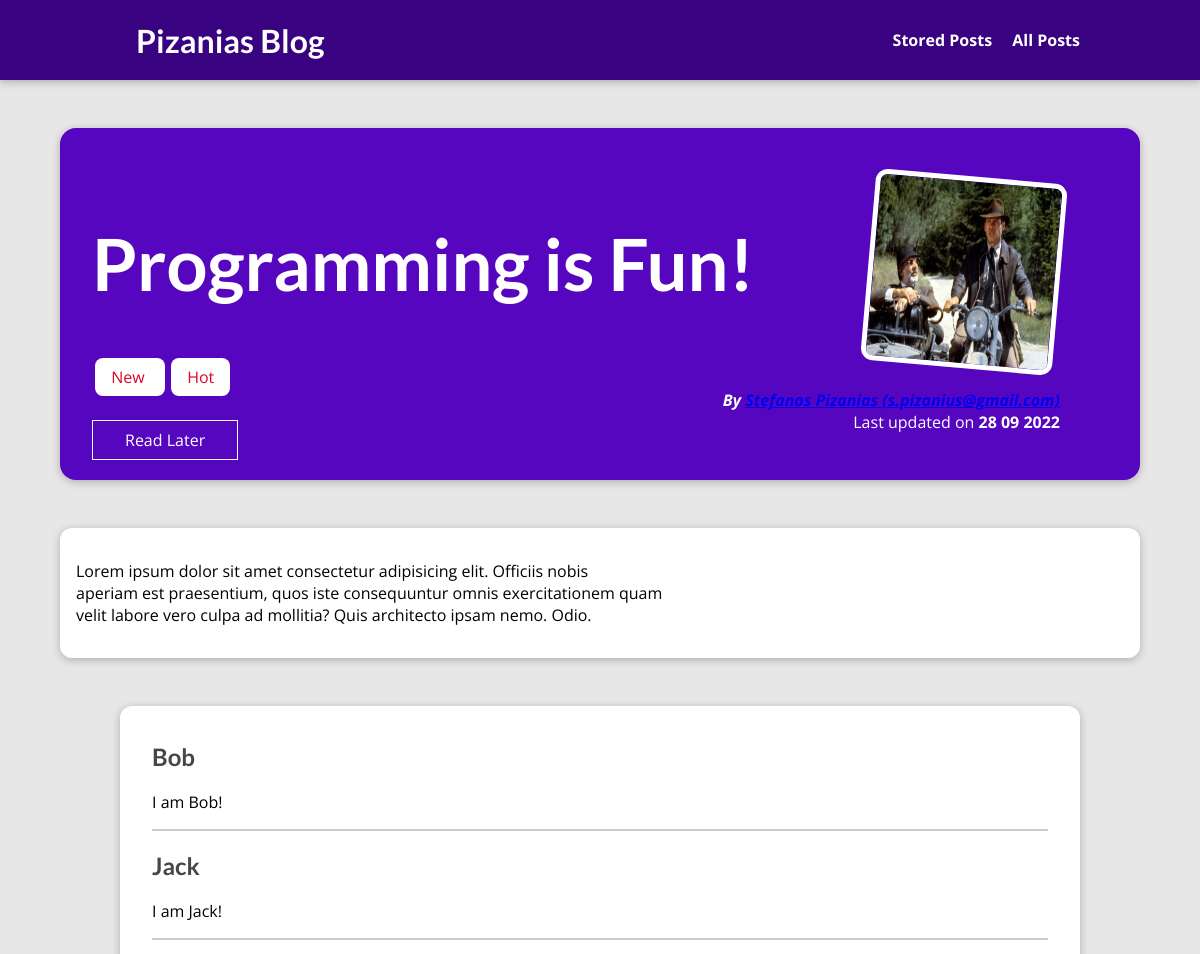
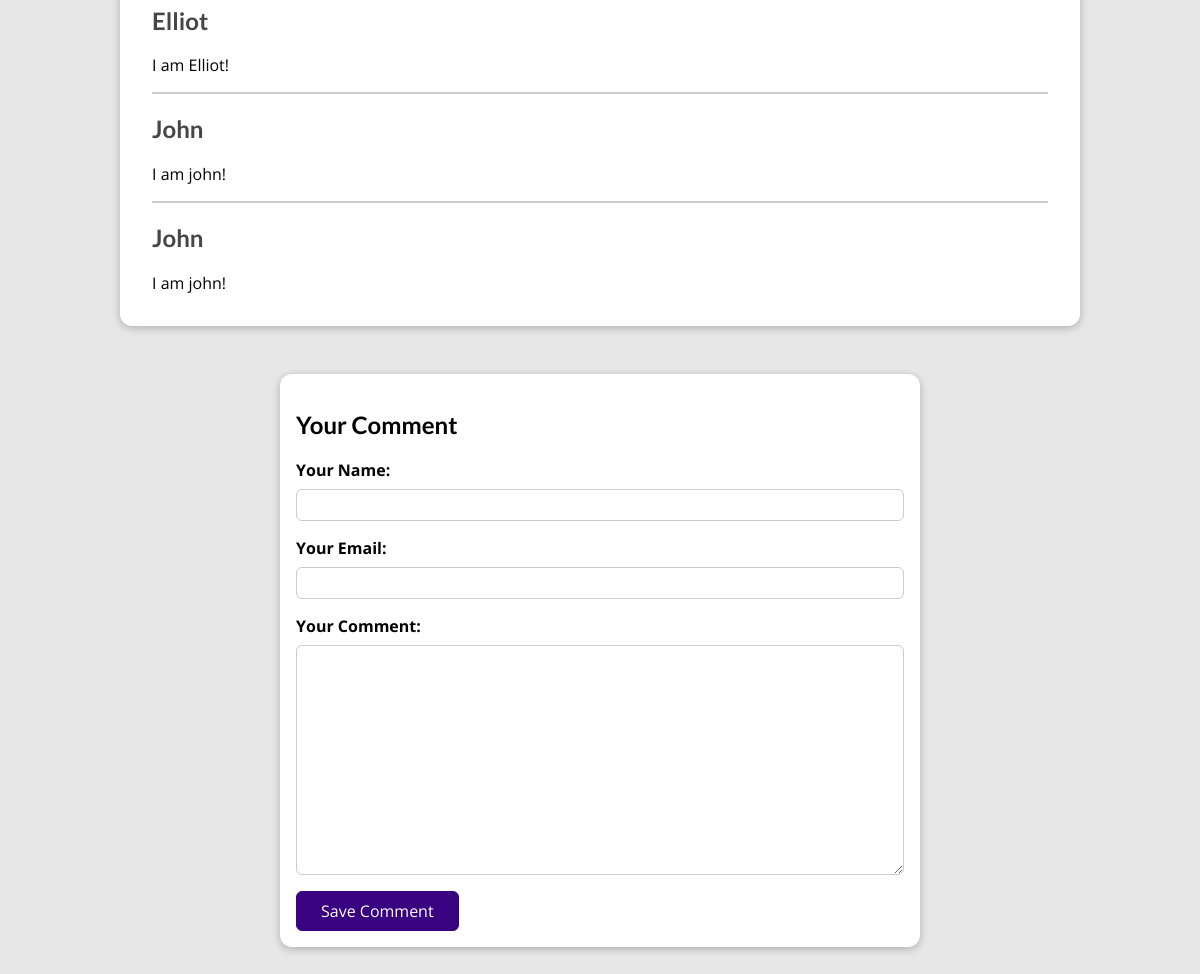
Page /posts/programming-is-fun on the committed database (2 pictures, top to bottom).
### blog/models.py (models this page shows, shortened)
class Post(models.Model):
    title = models.CharField(max_length=150)
    excerpt = models.CharField(max_length=200)
    image = models.ImageField(upload_to="posts", null=True)
    date = models.DateField(auto_now=True)
    slug = models.SlugField(unique=True, db_index=True)
    content = models.TextField(validators=[MinLengthValidator(10)])
    author = models.ForeignKey(Author, on_delete=models.SET_NULL, null=True,  related_name="posts")
    tags = models.ManyToManyField(Tag)

class Tag(models.Model):
    caption = models.CharField(max_length=20)

class Author(models.Model):
    first_name = models.CharField(max_length=100)
    last_name = models.CharField(max_length=100)
    email_address = models.EmailField()
    def full_name(self):
        return f"{self.first_name} {self.last_name}"
    def __str__(self):
        return f"{self.full_name()} ({self.email_address})"

class Comment(models.Model):
    user_name = models.CharField(max_length=100)
    user_email = models.EmailField()
    text = models.TextField(max_length=400)
    post = models.ForeignKey(Post, on_delete=models.CASCADE, related_name="comments")

### blog/views.py (the view, shortened to what this page needs)
# urls.py: path("posts/<slug:slug>", views.SinglePostView.as_view(), name="post-detail-page"),
class SinglePostView(View):
    def is_stored_post(self, request, post_id):
        stored_posts = request.session.get("stored_posts")
        if stored_posts is not None:
            is_saved_for_later = post_id in stored_posts
        else:
            is_saved_for_later = False
        return is_saved_for_later
    def get(self, request, slug):
        post = Post.objects.get(slug=slug)
        context = {
            "post": post,
            "post_tags": post.tags.all(),
            "comment_form": CommentForm(),
            "comments": post.comments.all().order_by("-id"),
            "saved_for_later": self.is_stored_post(request, post.id)
        }
        return render(request, "blog/post-detail.html", context)

### blog/forms.py
class CommentForm(forms.ModelForm):
    class Meta:
        model = Comment
        exclude = ["post"]
        labels = {
            "user_name": "Your Name",
            "user_email": "Your Email",
            "text": "Your Comment"
        }

### blog/templates/blog/post-detail.html (shortened to what this page needs)
{% extends "base.html" %}
{% load static %}
{% block css_files %}
    <link rel="stylesheet" href="{% static "blog/post-detail.css" %}"/>
{% endblock %}
{% block content %}
    <section id="summary">
        <h2>{{ post.title }}</h2>
        <div>
            {% for tag in post_tags %}
                <span class="tag"> {{ tag.caption }} </span>
            {% endfor %}
        </div>
        <div id="read-later">
            <form action="{% url "read-later" %}" method="post">
                <button>
                    {% if saved_for_later %}
                        Remove from "Read Later" List
                    {% else %}
                        Read Later
                    {% endif %}
                </button>
            </form>
        </div>
        <article>
            <img src="{{ post.image.url }}" alt="{{ post.title}}"/>
            <address>By <a href="mailto:{{ post.author.email_address }}"> {{ post.author}}</a></address>
            <div>
                Last updated on <time>{{ post.date|date:"d m Y" }}</time>
            </div>
        </article>
    </section>
    <main>
        {{ post.content|linebreaks }}
    </main>
    <section id="comments">
        <ul>
            {% for comment in comments %}
                <li>
                    <h2>{{ comment.user_name }}</h2>
                    <p>{{ comment.text|linebreaks }}</p>
                </li>
            {% endfor %}
        </ul>
    </section>
    <section id="comment-form">
        <h2>Your Comment</h2>
        <form action="{% url "post-detail-page" post.slug %}" method="post">
            {% for form_field in comment_form %}
                <div class="form-control {% if form_field.errors %} invalid {% endif %}">
                    {{ form_field.label_tag }}
                    {{ form_field }}
                </div>
            {% endfor %}
            <button>Save Comment</button>
        </form>
    </section>
{% endblock %}

### static/app.css (style rules this page uses)
* { box-sizing: border-box; }
html { font-family: 'Open Sans', 'Lato', sans-serif; }
body { margin: 0; }
h1, h2, h3 { font-family: 'Lato', sans-serif; font-weight: bold; }

### blog/static/blog/post-detail.css (style rules this page uses)
body { background-color: #e7e7e7; }
#summary { margin: 8rem auto 3rem auto; padding: 2rem; width: 90%; max-width: 90rem; border-radius: 16px; background-color: #5706c0; position: relative; box-shadow: 0 2px 8px rgba(0, 0, 0, 0.25); height: 22rem; }
#summary h2 { color: white; font-size: 4.5rem; }
#summary article { position: absolute; top: 2rem; right: 3rem; padding: 1rem 2rem; border-radius: 12px; text-align: right; color: white; }
#summary article img { width: 12rem; height: 12rem; border-radius: 12px; transform: rotateZ(5deg); border: 5px solid white; margin-bottom: 1rem; }
#summary address { font-weight: bold; }
#summary time { font-weight: bold; }
#read-later { margin: 2rem 0; }
#read-later button { background-color: transparent; border: 1px solid white; padding: 0.5rem 2rem; font: inherit; color: white; cursor: pointer; }
main { width: 90%; max-width: 90rem; margin: 3rem auto; background-color: white; padding: 1rem; border-radius: 12px; box-shadow: 0 2px 8px rgba(0, 0, 0, 0.25); }
.tag { margin: 0.2rem; background-color: white; color: #dd0525; padding: 0.5rem 1rem; border-radius: 8px; }
#comment-form { margin: 3rem auto; width: 90%; max-width: 40rem; border-radius: 12px; background-color: white; box-shadow: 0 2px 8px rgba(0, 0, 0, 0.25); padding: 1rem; }
#comment-form button { font: inherit; background-color: #390281; color: white; border: 1px solid #390281; padding: 0.5rem 1.5rem; border-radius: 6px; cursor: pointer; }
.form-control { margin-bottom: 1rem; }
.form-control label { font-weight: bold; margin-bottom: 0.5rem; display: block; }
.form-control input, .form-control textarea { display: block; width: 100%; font: inherit; padding: 0.25rem; border-radius: 6px; border: 1px solid #ccc; }
#comments { margin: 3rem auto; width: 90%; max-width: 60rem; border-radius: 12px; background-color: white; box-shadow: 0 2px 8px rgba(0, 0, 0, 0.25); padding: 1rem 2rem; }
#comments ul { list-style: none; margin: 0; padding: 0; }
#comments li { margin-bottom: 1rem; border-bottom: 2px solid #ccc; }
#comments li:last-of-type { border-bottom: none; }
#comments h2 { color: #464646; }

### rows in the picture
Post: title "Programming is Fun!", image (picture), author "Stefanos Pizanias (s.pizanius@gmail.com)", date "28 09 2022", content "Lorem ipsum dolor sit amet consectetur adipisicing elit. Officiis nobis aperiam est praesentium, quos iste consequuntur omnis exercitationem quam velit labore vero culpa ad mollitia? Quis architecto ipsam nemo. Odio."
Tag: caption "New"
Tag: caption "Hot"
Comment: user_name "Bob", text "I am Bob!"
Comment: user_name "Jack", text "I am Jack!"
Comment: user_name "Elliot", text "I am Elliot!"
Comment: user_name "John", text "I am john!"
Comment: user_name "John", text "I am john!"
